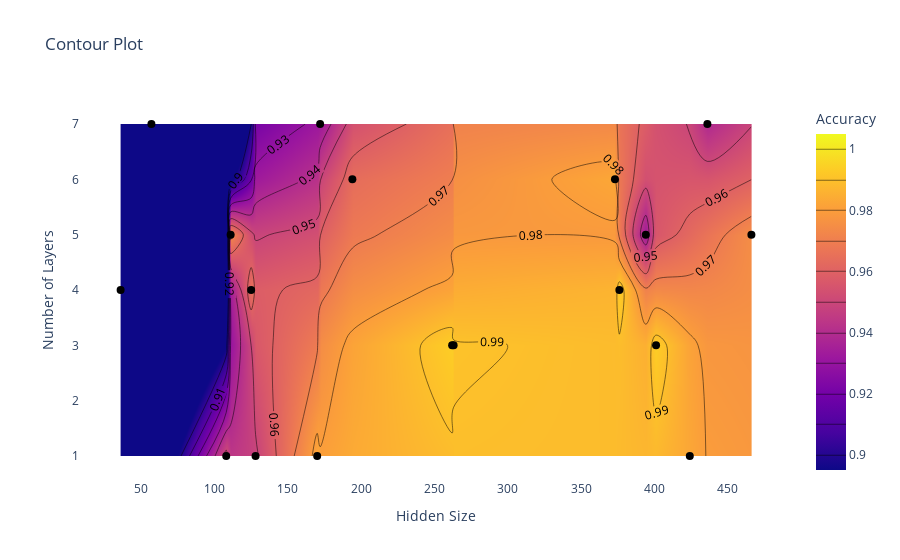

Here is the notebook cell this chart was saved with:
### Code cell
random = analysis.results_df
plot_contour(random, "config/hidden_size", "config/num_layers", "accuracy")

### Figure 1 — Plotly figure (JSON) as saved in the notebook; plotly's stock layout.template omitted (floating-point values rounded to 4 significant figures)
{"data": [{"colorbar": {"title": {"text": "Accuracy"}}, "colorscale": [[0, "#0d0887"], [0.1111, "#46039f"], [0.2222, "#7201a8"], [0.3333, "#9c179e"], [0.4444, "#bd3786"], [0.5556, "#d8576b"], [0.6667, "#ed7953"], [0.7778, "#fb9f3a"], [0.8889, "#fdca26"], [1, "#f0f921"]], "contours": {"coloring": "heatmap", "end": 1, "showlabels": true, "size": 0.01, "start": 0.9}, "type": "contour", "x": [172, 125, 401, 108, 436, 194, 376, 36, 111, 57, 373, 262, 394, 263, 170, 128, 424, 466], "y": [7, 4, 3, 1, 7, 6, 4, 4, 5, 7, 6, 3, 5, 3, 1, 1, 1, 5], "z": [0.9328, 0.9656, 0.9938, 0.9531, 0.9391, 0.9641, 0.9938, 0.6562, 0.9734, 0.6656, 0.9828, 0.9938, 0.9328, 0.9906, 0.9828, 0.9484, 0.9828, 0.975]}, {"customdata": [0.9328, 0.9656, 0.9938, 0.9531, 0.9391, 0.9641, 0.9938, 0.6562, 0.9734, 0.6656, 0.9828, 0.9938, 0.9328, 0.9906, 0.9828, 0.9484, 0.9828, 0.975], "hovertemplate": "Hidden Size: %{x}<br>Number of Layers: %{y}<br>Accuracy: %{customdata:.4f}<extra></extra>", "marker": {"color": "black", "size": 8, "symbol": "circle"}, "mode": "markers", "name": "Data Points", "type": "scatter", "x": [172, 125, 401, 108, 436, 194, 376, 36, 111, 57, 373, 262, 394, 263, 170, 128, 424, 466], "y": [7, 4, 3, 1, 7, 6, 4, 4, 5, 7, 6, 3, 5, 3, 1, 1, 1, 5]}], "layout": {"paper_bgcolor": "white", "plot_bgcolor": "white", "title": {"text": "Contour Plot"}, "xaxis": {"showgrid": false, "title": {"text": "Hidden Size"}}, "yaxis": {"showgrid": false, "title": {"text": "Number of Layers"}}}}
